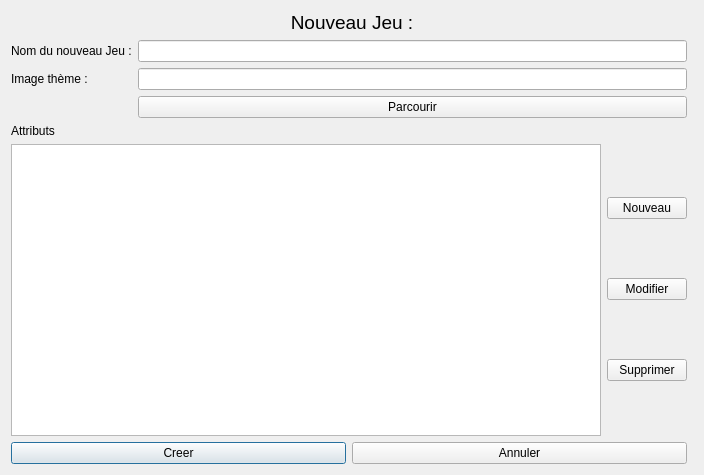
<?xml version="1.0" encoding="UTF-8"?>
<ui version="4.0">
 <class>formNouveauJeu</class>
 <widget class="QDialog" name="formNouveauJeu">
  <property name="geometry">
   <rect>
    <x>0</x>
    <y>0</y>
    <width>704</width>
    <height>475</height>
   </rect>
  </property>
  <property name="windowTitle">
   <string>Dialog</string>
  </property>
  <layout class="QGridLayout" name="gridLayout">
   <item row="6" column="0">
    <layout class="QHBoxLayout" name="horizontalLayout_3">
     <item>
      <widget class="QPushButton" name="CreerJeu">
       <property name="text">
        <string>Creer</string>
       </property>
      </widget>
     </item>
     <item>
      <widget class="QPushButton" name="AnnulerJeu">
       <property name="text">
        <string>Annuler</string>
       </property>
      </widget>
     </item>
    </layout>
   </item>
   <item row="0" column="0" colspan="2">
    <widget class="QLabel" name="label_3">
     <property name="font">
      <font>
       <pointsize>14</pointsize>
      </font>
     </property>
     <property name="text">
      <string>Nouveau Jeu :</string>
     </property>
     <property name="alignment">
      <set>Qt::AlignCenter</set>
     </property>
    </widget>
   </item>
   <item row="1" column="0">
    <layout class="QFormLayout" name="formLayout">
     <item row="0" column="0">
      <widget class="QLabel" name="label">
       <property name="text">
        <string>Nom du nouveau Jeu :</string>
       </property>
      </widget>
     </item>
     <item row="0" column="1">
      <widget class="QLineEdit" name="NomJeu"/>
     </item>
     <item row="1" column="0">
      <widget class="QLabel" name="label_2">
       <property name="text">
        <string>Image thème :</string>
       </property>
      </widget>
     </item>
     <item row="1" column="1">
      <widget class="QLineEdit" name="AdrTheme"/>
     </item>
     <item row="2" column="1">
      <widget class="QPushButton" name="parcourirButton">
       <property name="text">
        <string>Parcourir</string>
       </property>
      </widget>
     </item>
     <item row="4" column="0" colspan="2">
      <layout class="QHBoxLayout" name="horizontalLayout">
       <property name="bottomMargin">
        <number>0</number>
       </property>
       <item>
        <widget class="QListWidget" name="listWidget"/>
       </item>
       <item>
        <layout class="QVBoxLayout" name="verticalLayout">
         <property name="rightMargin">
          <number>0</number>
         </property>
         <item>
          <widget class="QPushButton" name="nouveauAttributBUtton">
           <property name="text">
            <string>Nouveau</string>
           </property>
          </widget>
         </item>
         <item>
          <widget class="QPushButton" name="modifierAttributButton">
           <property name="text">
            <string>Modifier</string>
           </property>
          </widget>
         </item>
         <item>
          <widget class="QPushButton" name="supprimerAttributButton">
           <property name="text">
            <string>Supprimer</string>
           </property>
          </widget>
         </item>
        </layout>
       </item>
      </layout>
     </item>
     <item row="3" column="0">
      <widget class="QLabel" name="label_4">
       <property name="text">
        <string>Attributs</string>
       </property>
      </widget>
     </item>
    </layout>
   </item>
  </layout>
 </widget>
 <resources/>
 <connections>
  <connection>
   <sender>AnnulerJeu</sender>
   <signal>clicked()</signal>
   <receiver>formNouveauJeu</receiver>
   <slot>close()</slot>
   <hints>
    <hint type="sourcelabel">
     <x>288</x>
     <y>271</y>
    </hint>
    <hint type="destinationlabel">
     <x>206</x>
     <y>266</y>
    </hint>
   </hints>
  </connection>
 </connections>
</ui>
